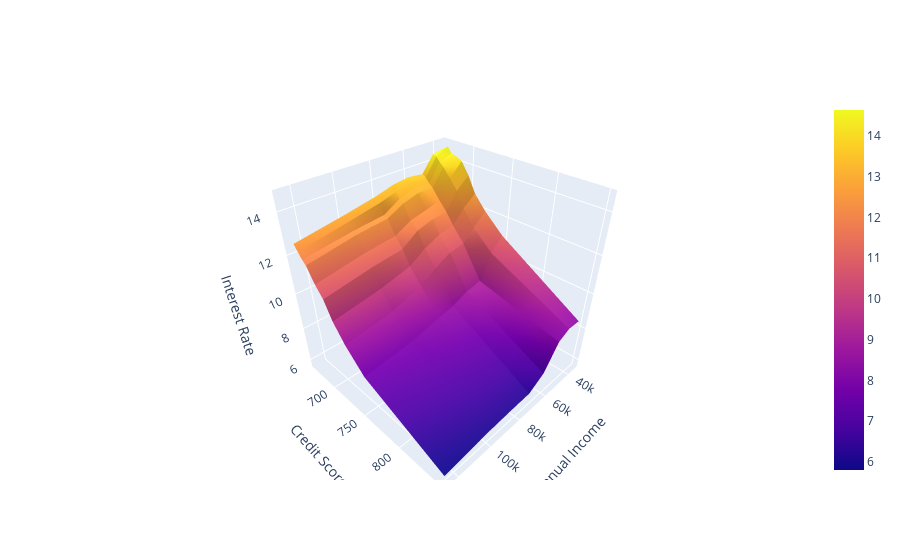

This figure's notebook cell:
### Code cell
import plotly.graph_objs as go

surface = go.Surface(
    x=pdp.columns, 
    y=pdp.index, 
    z=pdp.values
)


layout = go.Layout(
    scene=dict(
        xaxis=dict(title=features[0]), 
        yaxis=dict(title=features[1]), 
        zaxis=dict(title=target)
    )
)

fig = go.Figure(surface, layout)
fig.show()

### Figure 1 — Plotly figure (JSON) as saved in the notebook; plotly's stock layout.template omitted (floating-point values rounded to 4 significant figures)
{"data": [{"type": "surface", "x": [34800, 43000, 50500.0, 60000, 70000, 80000, 98000, 125000], "y": [850, 749, 724, 709, 699, 689, 679, 674, 669, 664], "z": [[8.437, 8.457, 8.128, 6.789, 6.228, 6.198, 6.099, 5.802], [11.08, 10.45, 9.129, 8.966, 8.587, 8.409, 8.005, 7.71], [12.01, 11.4, 10.79, 10.67, 10.23, 9.677, 9.122, 8.769], [12.73, 12.19, 11.52, 11.38, 11.0, 10.43, 10.04, 9.645], [13.54, 12.97, 12.09, 12.02, 11.78, 11.17, 10.98, 10.56], [14.13, 13.46, 12.55, 12.33, 12.13, 11.68, 11.51, 11.08], [14.31, 13.93, 13.04, 13.08, 12.84, 12.41, 12.24, 11.81], [14.36, 14.1, 13.21, 13.26, 13.02, 12.51, 12.35, 11.99], [14.63, 14.32, 13.43, 13.5, 13.29, 13.04, 12.72, 12.26], [14.5, 14.38, 13.56, 13.66, 13.54, 13.3, 12.98, 12.55]]}], "layout": {"scene": {"xaxis": {"title": {"text": "Annual Income"}}, "yaxis": {"title": {"text": "Credit Score"}}, "zaxis": {"title": {"text": "Interest Rate"}}}}}
